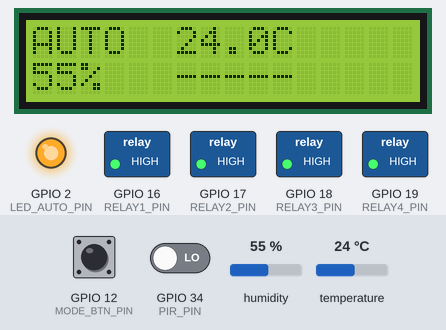
Simulated run of this sketch. Board: ESP32. Shown: 16×2 character LCD, switched loads named in the sketch (green lamp = pin HIGH), output pins drawn as LEDs (lit = HIGH). Inputs (shaded band) come from the test bench; at power-on: GPIO 34 (PIR_PIN) LOW, temperature 24 °C, GPIO 12 (MODE_BTN_PIN) HIGH, humidity 55 %. What the sketch prints to the serial monitor is not drawn.

Above: at 1.3 s.
1.4 s: GPIO 34 (PIR_PIN) driven HIGH
At 4.4 s:
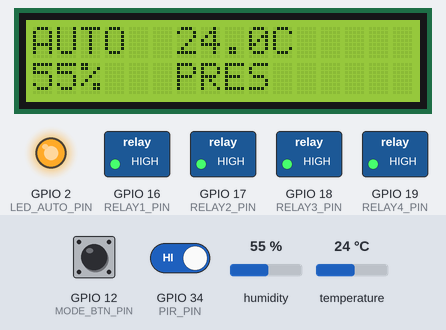
4.7 s: temperature set to 25.6 °C
At 7.0 s:
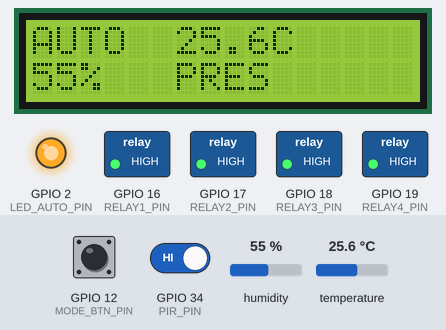
7.7 s: temperature set to 26.3 °C
At 10.4 s:
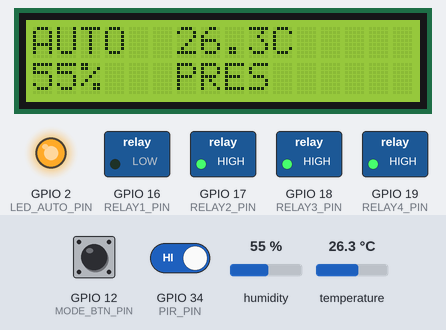
10.7 s: temperature set to 27.4 °C
At 13.0 s:
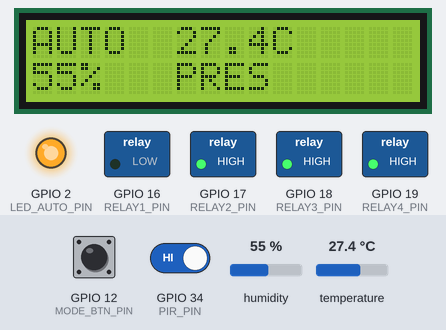
13.7 s: temperature set to 28.4 °C
At 16.4 s:
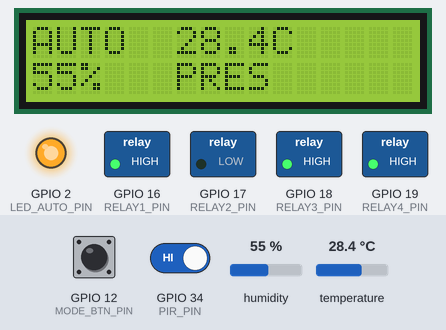
16.7 s: temperature set to 29.4 °C
19.7 s: temperature set to 30.6 °C
At 22.7 s:
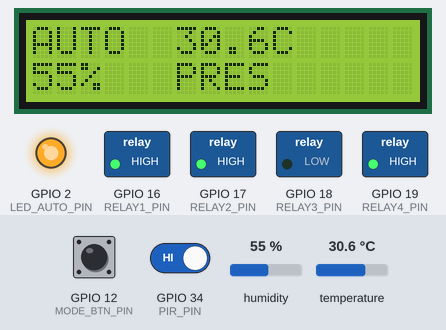
Timing chart, 0 to 23.7 s (numbered marks = the images above; inputs shaded):
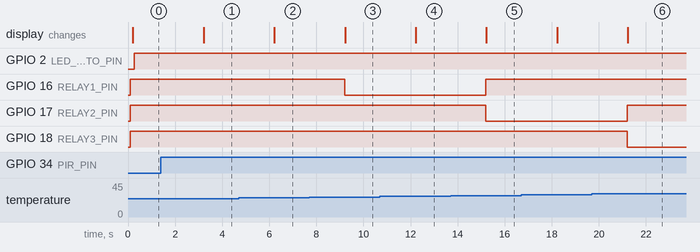

The sketch:

Eco_Smart_Fan.ino
```cpp
/*
  Smart Fan Controller for ESP32
    - AUTO mode: Fan ON only when (PIR presence == true) AND (temperature >= TEMP_ON).
        Fan speed scales with temperature into 4 levels using 4 relays (only one relay active).
          - MANUAL mode: Web interface (AP mode) to turn fan OFF or select Low/Med/High/Max.
            - 16x2 I2C LCD displays Mode, Temp, Humidity, Presence.
              - BME280 for temp & humidity, HC-SR501 for PIR.

                  Libraries required:
                     - Adafruit BME280 Library
                        - Adafruit Unified Sensor
                           - LiquidCrystal_I2C
                              - WiFi, WebServer (ESP32 core)
*/

#include <Wire.h>
#include <WiFi.h>
#include <WebServer.h>
#include <Adafruit_BME280.h>
#include <LiquidCrystal_I2C.h>

// ---------- CONFIGURABLE PINS ----------
#define PIR_PIN        34   // HC-SR501 OUT
#define MODE_BTN_PIN   12   // Button to toggle AUTO/MANUAL (use internal pullup)
#define RELAY1_PIN     16   // Low speed (1.0uF)
#define RELAY2_PIN     17   // Medium-low
#define RELAY3_PIN     18   // Medium-high
#define RELAY4_PIN     19   // Direct / Max (no capacitor)
#define LED_AUTO_PIN   2    // Optional LED for mode indication

// ---------- SETTINGS ----------
const float TEMP_ON  = 26.0; // temp threshold to allow fan ON (AUTO)
const float TEMP_OFF = 24.0; // lower threshold to turn OFF (hysteresis)
const unsigned long SENSOR_INTERVAL_MS = 3000; // 3 seconds reading

// Web AP credentials (AP mode)
const char* apSSID = "SmartFan_AP";
const char* apPWD  = "fan12345"; // change if you want

// ---------- GLOBALS ----------
Adafruit_BME280 bme;                 // BME280 object
LiquidCrystal_I2C lcd(0x27, 16, 2);  // try 0x27 or 0x3F depending on your module
WebServer server(80);

enum Mode { MODE_AUTO, MODE_MANUAL };
enum FanSpeed { FAN_OFF = 0, FAN_LOW = 1, FAN_MED = 2, FAN_HIGH = 3, FAN_MAX = 4 };

Mode currentMode = MODE_AUTO;
FanSpeed manualSpeed = FAN_OFF;
FanSpeed autoSpeed = FAN_OFF;

bool presence = false;
float temperature = 0.0;
float humidity = 0.0;

unsigned long lastSensorMillis = 0;
unsigned long lastBtnMillis = 0;
const unsigned long DEBOUNCE_MS = 50;

// For button debouncing & edge detection
bool lastBtnState = HIGH; // using INPUT_PULLUP (active LOW)

// Hysteresis state
bool fanAllowedByTemp = false;

// ---------- HELPER FUNCTIONS ----------

void setAllRelaysOff() {
  digitalWrite(RELAY1_PIN, HIGH); // assuming relay is active LOW; adjust if yours is active HIGH
  digitalWrite(RELAY2_PIN, HIGH);
  digitalWrite(RELAY3_PIN, HIGH);
  digitalWrite(RELAY4_PIN, HIGH);
}

void activateRelayForSpeed(FanSpeed s) {
  // Assumes active LOW relays (set LOW to energize). If your relay is active HIGH, flip levels.
  setAllRelaysOff();
  switch (s) {
    case FAN_LOW:  digitalWrite(RELAY1_PIN, LOW); break;
    case FAN_MED:  digitalWrite(RELAY2_PIN, LOW); break;
    case FAN_HIGH: digitalWrite(RELAY3_PIN, LOW); break;
    case FAN_MAX:  digitalWrite(RELAY4_PIN, LOW); break;
    default: /* all off */ break;
  }
}

FanSpeed mapTempToSpeed(float t) {
  if (t >= 32.0) return FAN_MAX;
  if (t >= 30.0) return FAN_HIGH;
  if (t >= 28.0) return FAN_MED;
  if (t >= 26.0) return FAN_LOW;
  return FAN_OFF;
}

String fanSpeedToText(FanSpeed s) {
  switch (s) {
    case FAN_LOW:  return "LOW";
    case FAN_MED:  return "MED";
    case FAN_HIGH: return "HIGH";
    case FAN_MAX:  return "MAX";
    default:       return "OFF";
  }
}

// ---------- WEB SERVER HANDLERS ----------
String htmlHeader = "<!DOCTYPE html><html><head><meta name='viewport' content='width=device-width, initial-scale=1'/><title>Smart Fan</title>"
                    "<style>body{font-family:Arial;margin:12px;}button{padding:10px;margin:6px;} .big{font-size:1.2em}</style></head><body>";

void handleRoot() {
  String html = htmlHeader;
  html += "<h2>Smart Fan Controller</h2>";
  html += "<p><strong>Mode:</strong> " + String(currentMode == MODE_AUTO ? "AUTO" : "MANUAL") + "</p>";
  html += "<p><strong>Temperature:</strong> " + String(temperature, 1) + " &deg;C<br>";
  html += "<strong>Humidity:</strong> " + String(humidity, 1) + " %<br>";
  html += "<strong>Presence:</strong> " + String(presence ? "Detected" : "Not Detected") + "</p>";
  html += "<p><strong>Active Speed:</strong> " + fanSpeedToText( (currentMode == MODE_MANUAL) ? manualSpeed : autoSpeed ) + "</p>";
  html += "<hr>";
  html += "<form action='/setmode' method='POST'><button name='mode' value='AUTO' type='submit'>Set AUTO</button>"
          "<button name='mode' value='MANUAL' type='submit'>Set MANUAL</button></form>";
  html += "<h3>Manual Controls</h3>";
  html += "<form action='/manual' method='POST'>"
          "<button name='speed' value='0' class='big'>OFF</button>"
          "<button name='speed' value='1' class='big'>LOW</button>"
          "<button name='speed' value='2' class='big'>MED</button>"
          "<button name='speed' value='3' class='big'>HIGH</button>"
          "<button name='speed' value='4' class='big'>MAX</button>"
          "</form>";
  html += "<hr><p>Connect to this AP (SSID: <b>" + String(apSSID) + "</b>) to control the fan.</p>";
  html += "</body></html>";
  server.send(200, "text/html", html);
}

void handleSetMode() {
  if (server.hasArg("mode")) {
    String m = server.arg("mode");
    if (m == "AUTO") {
      currentMode = MODE_AUTO;
    } else if (m == "MANUAL") {
      currentMode = MODE_MANUAL;
    }
  }
  server.sendHeader("Location", "/");
  server.send(303);
}

void handleManualSet() {
  if (server.hasArg("speed")) {
    int s = server.arg("speed").toInt();
    if (s >= 0 && s <= 4) {
      manualSpeed = (FanSpeed)s;
      // If manual speed is off, deactivate all relays
      if (currentMode == MODE_MANUAL) {
        if (manualSpeed == FAN_OFF) setAllRelaysOff();
        else activateRelayForSpeed(manualSpeed);
      }
    }
  }
  server.sendHeader("Location", "/");
  server.send(303);
}

// ---------- SETUP ----------
void setup() {
  Serial.begin(115200);
  delay(100);

  // Pin modes
  pinMode(PIR_PIN, INPUT);
  pinMode(MODE_BTN_PIN, INPUT_PULLUP); // button to ground when pressed (active LOW)
  pinMode(RELAY1_PIN, OUTPUT);
  pinMode(RELAY2_PIN, OUTPUT);
  pinMode(RELAY3_PIN, OUTPUT);
  pinMode(RELAY4_PIN, OUTPUT);
  pinMode(LED_AUTO_PIN, OUTPUT);

  // default relays OFF (assuming active LOW)
  setAllRelaysOff();

  // init LCD
  lcd.init();
  lcd.backlight();
  lcd.clear();
  lcd.setCursor(0, 0);
  lcd.print("Smart Fan Init...");

  // init BME280
  if (!bme.begin(0x76)) { // try 0x76 or 0x77 depending on your sensor
    Serial.println("BME280 not found at 0x76, trying 0x77...");
    if (!bme.begin(0x77)) {
      Serial.println("BME280 not detected - check wiring!");
      lcd.setCursor(0, 1);
      lcd.print("BME280 Error");
      // continue but temp/hum will be 0
    }
  }

  // Start WiFi AP
  WiFi.softAP(apSSID, apPWD);
  IPAddress IP = WiFi.softAPIP();
  Serial.print("AP IP address: ");
  Serial.println(IP);

  // Setup web server pages
  server.on("/", handleRoot);
  server.on("/setmode", HTTP_POST, handleSetMode);
  server.on("/manual", HTTP_POST, handleManualSet);
  server.begin();
  Serial.println("HTTP server started");

  lastSensorMillis = millis() - SENSOR_INTERVAL_MS; // force immediate read
}

// ---------- MAIN LOOP ----------
void loop() {
  server.handleClient();

  unsigned long now = millis();

  // Read button (toggle mode) with debouncing
  bool btnReading = digitalRead(MODE_BTN_PIN);
  if (btnReading != lastBtnState) {
    lastBtnMillis = now;
  }
  if ((now - lastBtnMillis) > DEBOUNCE_MS) {
    // stable
    if (btnReading == LOW && lastBtnState == HIGH) {
      // button pressed (active LOW)
      // Toggle mode
      currentMode = (currentMode == MODE_AUTO) ? MODE_MANUAL : MODE_AUTO;
      Serial.println(String("Mode toggled to ") + (currentMode == MODE_AUTO ? "AUTO" : "MANUAL"));
      // If switching to AUTO, clear manual outputs
      if (currentMode == MODE_AUTO) {
        manualSpeed = FAN_OFF;
      }
    }
  }
  lastBtnState = btnReading;

  // Read sensors periodically
  if (now - lastSensorMillis >= SENSOR_INTERVAL_MS) {
    lastSensorMillis = now;
    // BME280
    if (bme.begin(0x76) || bme.begin(0x77) || true) { // using bme if already initialized - defensive
      // use safe reads with try/catch style (library doesn't throw)
      temperature = bme.readTemperature();
      humidity = bme.readHumidity();
    }
    // PIR
    presence = digitalRead(PIR_PIN) == HIGH;

    // Update intelligent control logic
    if (currentMode == MODE_AUTO) {
      // Check hysteresis for allowed-by-temp
      if (!fanAllowedByTemp) {
        if (temperature >= TEMP_ON) fanAllowedByTemp = true;
      } else {
        if (temperature <= TEMP_OFF) fanAllowedByTemp = false;
      }

      if (fanAllowedByTemp && presence) {
        // choose auto speed
        autoSpeed = mapTempToSpeed(temperature);
        if (autoSpeed == FAN_OFF) {
          setAllRelaysOff();
        } else {
          activateRelayForSpeed(autoSpeed);
        }
      } else {
        // Not allowed by temp or no presence -> fan OFF
        autoSpeed = FAN_OFF;
        setAllRelaysOff();
      }
    } else {
      // MANUAL mode => obey manualSpeed
      if (manualSpeed == FAN_OFF) {
        setAllRelaysOff();
      } else {
        activateRelayForSpeed(manualSpeed);
      }
    }

    // Update LCD
    lcd.clear();
    String modeText = (currentMode == MODE_AUTO) ? "AUTO" : "MANUAL";
    lcd.setCursor(0, 0);
    lcd.print(modeText);
    lcd.setCursor(6, 0);
    lcd.print(String(temperature, 1) + "C");

    lcd.setCursor(0, 1);
    lcd.print(String(humidity, 0) + "% ");
    lcd.setCursor(6, 1);
    lcd.print(presence ? "PRES" : "-----");
    // optionally show speed on LCD in small delay
    delay(50);

    // Debug prints
    Serial.print("Mode: "); Serial.print(currentMode == MODE_AUTO ? "AUTO" : "MANUAL");
    Serial.print(" | Temp: "); Serial.print(temperature, 1);
    Serial.print("C | Hum: "); Serial.print(humidity, 1);
    Serial.print("% | Presence: "); Serial.print(presence ? "Y" : "N");
    Serial.print(" | FanSpeed: "); Serial.println( (currentMode == MODE_AUTO) ? fanSpeedToText(autoSpeed) : fanSpeedToText(manualSpeed) );
  }

  // LED indicate AUTO mode
  digitalWrite(LED_AUTO_PIN, (currentMode == MODE_AUTO) ? HIGH : LOW);

  // small loop delay
  delay(10);
}
```

Measured:
- the behaviour switches between 25.9 and 26 °C on temperature (found by bisection; images 2 and 3)
- the behaviour switches between 27.9 and 28 °C on temperature (found by bisection; images 4 and 5)
- the behaviour switches between 29.9 and 30 °C on temperature (found by bisection; images 5 and 6)
- after the input at 1.4 s, the display: changes after 1.8 s (image 1)
- after the input at 4.7 s, the display: changes after 1.5 s (image 2)
- after the input at 7.7 s, GPIO 16 (RELAY1_PIN): HIGH → LOW after 1.5 s; the display: changes after 1.5 s (image 3)
- after the input at 10.7 s, the display: changes after 1.5 s (image 4)
- after the input at 13.7 s, GPIO 16 (RELAY1_PIN): LOW → HIGH after 1.5 s; GPIO 17 (RELAY2_PIN): HIGH → LOW after 1.5 s; the display: changes after 1.5 s (image 5)
- after the input at 19.7 s, GPIO 17 (RELAY2_PIN): LOW → HIGH after 1.5 s; GPIO 18 (RELAY3_PIN): HIGH → LOW after 1.5 s; the display: changes after 1.5 s (image 6)
